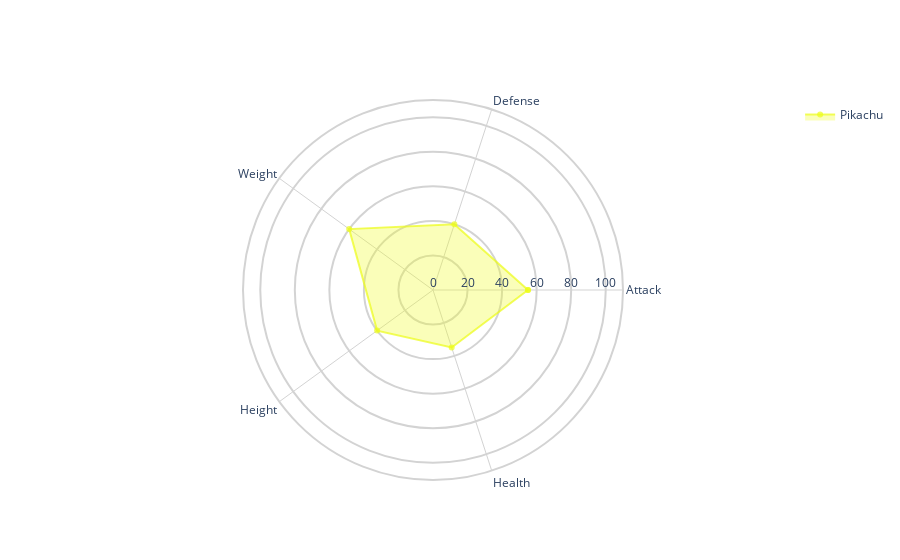

Notebook code cell kept with this figure:
### Code cell
fig = go.Figure()

fig.add_trace(go.Scatterpolar(name = "Pikachu",
                r = [Pikachu["attack"].values[0],
                     Pikachu["defense"].values[0],
                     Pikachu["weight_kg"].values[0]*10,
                     Pikachu["height_m"].values[0]*100,
                     Pikachu["hp"].values[0],
                     Pikachu["attack"].values[0]],
                theta = ["Attack","Defense","Weight","Height","Health","Attack"],
                fill="toself",
                fillcolor = "rgba(237, 252, 23,.3)",
                line_color="rgba(237, 252, 23,.7)"
               ))
#colore griglia #e3e7f0
fig.update_layout(
    #title = "Confronto pokemon",
    #font_size = 11,
    showlegend = True,
    polar = dict(
      bgcolor = "white",
      angularaxis = dict(
        linewidth = 2,
        showline=True,
        linecolor='lightgrey',  # Colore delle linee angolari
        gridcolor='lightgrey',    # Colore della griglia angolare
      ),
      radialaxis = dict(
        side = "counterclockwise",
        showline = False,
        linewidth = 2,
        gridcolor = "lightgrey",
        gridwidth = 2,
        range=[0,110]
      )
    ),
    paper_bgcolor = "white"
)

fig.show()

### Figure 1 — Plotly figure (JSON) as saved in the notebook; plotly's stock layout.template omitted (floating-point values rounded to 4 significant figures)
{"data": [{"fill": "toself", "fillcolor": "rgba(237, 252, 23,.3)", "line": {"color": "rgba(237, 252, 23,.7)"}, "name": "Pikachu", "r": [55, 40, 60, 40, 35, 55], "theta": ["Attack", "Defense", "Weight", "Height", "Health", "Attack"], "type": "scatterpolar"}], "layout": {"paper_bgcolor": "white", "polar": {"angularaxis": {"gridcolor": "lightgrey", "linecolor": "lightgrey", "linewidth": 2, "showline": true}, "bgcolor": "white", "radialaxis": {"gridcolor": "lightgrey", "gridwidth": 2, "linewidth": 2, "range": [0, 110], "showline": false, "side": "counterclockwise"}}, "showlegend": true}}
